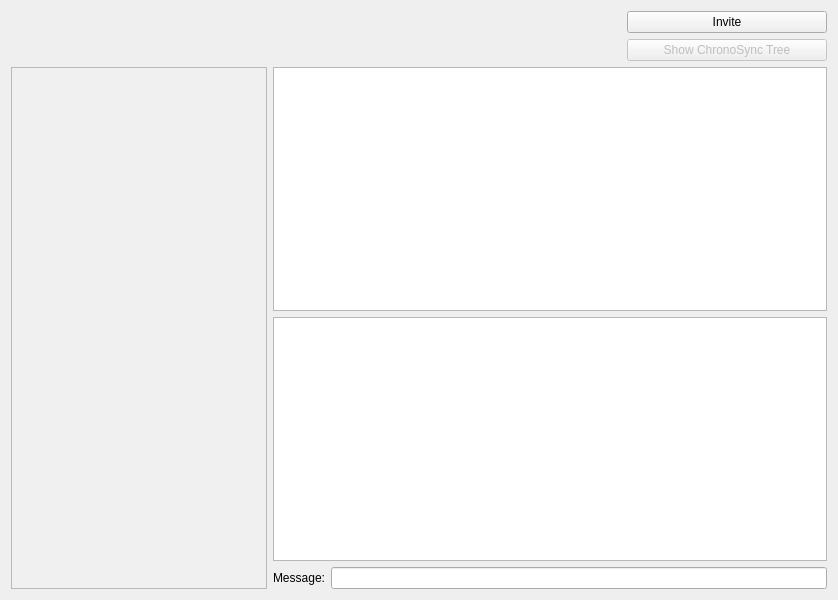
<?xml version="1.0" encoding="UTF-8"?>
<ui version="4.0">
 <class>ChatDialog</class>
 <widget class="QDialog" name="ChatDialog">
  <property name="geometry">
   <rect>
    <x>0</x>
    <y>0</y>
    <width>838</width>
    <height>600</height>
   </rect>
  </property>
  <property name="windowTitle">
   <string>ChronoChat -- Powered By ChronoSync</string>
  </property>
  <layout class="QVBoxLayout">
   <property name="spacing">
    <number>6</number>
   </property>
   <item>
    <layout class="QHBoxLayout">
     <property name="spacing">
      <number>-1</number>
     </property>
     <item>
      <layout class="QVBoxLayout">
       <item>
        <widget class="QLabel" name="infoLabel">
         <property name="focusPolicy">
          <enum>Qt::NoFocus</enum>
         </property>
        </widget>
       </item>
       <item>
        <layout class="QHBoxLayout">
         <item>
          <widget class="QLabel" name="prefixLabel">
           <property name="focusPolicy">
            <enum>Qt::NoFocus</enum>
           </property>
          </widget>
         </item>
        </layout>
       </item>
      </layout>
     </item>
     <item>
      <spacer name="horizontalSpacer">
       <property name="orientation">
        <enum>Qt::Horizontal</enum>
       </property>
       <property name="sizeHint" stdset="0">
        <size>
         <width>40</width>
         <height>20</height>
        </size>
       </property>
      </spacer>
     </item>
     <item>
      <layout class="QVBoxLayout">
       <property name="sizeConstraint">
        <enum>QLayout::SetFixedSize</enum>
       </property>
       <item>
        <widget class="QPushButton" name="inviteButton">
         <property name="text">
          <string>Invite</string>
         </property>
         <property name="autoDefault">
          <bool>false</bool>
         </property>
        </widget>
       </item>
       <item>
        <widget class="QPushButton" name="treeButton">
         <property name="enabled">
          <bool>false</bool>
         </property>
         <property name="sizePolicy">
          <sizepolicy hsizetype="Maximum" vsizetype="Fixed">
           <horstretch>0</horstretch>
           <verstretch>0</verstretch>
          </sizepolicy>
         </property>
         <property name="minimumSize">
          <size>
           <width>200</width>
           <height>0</height>
          </size>
         </property>
         <property name="maximumSize">
          <size>
           <width>200</width>
           <height>16777215</height>
          </size>
         </property>
         <property name="focusPolicy">
          <enum>Qt::NoFocus</enum>
         </property>
         <property name="text">
          <string>Show ChronoSync Tree</string>
         </property>
        </widget>
       </item>
      </layout>
     </item>
    </layout>
   </item>
   <item>
    <layout class="QHBoxLayout">
     <item>
      <widget class="QListView" name="listView">
       <property name="sizePolicy">
        <sizepolicy hsizetype="Fixed" vsizetype="Expanding">
         <horstretch>0</horstretch>
         <verstretch>0</verstretch>
        </sizepolicy>
       </property>
       <property name="font">
        <font>
         <pointsize>14</pointsize>
         <weight>75</weight>
         <bold>true</bold>
        </font>
       </property>
       <property name="focusPolicy">
        <enum>Qt::NoFocus</enum>
       </property>
       <property name="styleSheet">
        <string notr="true">color: darkGreen;
background: #F0F0F0;</string>
       </property>
       <property name="editTriggers">
        <set>QAbstractItemView::NoEditTriggers</set>
       </property>
       <property name="showDropIndicator" stdset="0">
        <bool>false</bool>
       </property>
       <property name="selectionMode">
        <enum>QAbstractItemView::NoSelection</enum>
       </property>
      </widget>
     </item>
     <item>
      <layout class="QVBoxLayout">
       <item>
        <widget class="QGraphicsView" name="treeViewer">
         <property name="focusPolicy">
          <enum>Qt::NoFocus</enum>
         </property>
        </widget>
       </item>
       <item>
        <widget class="QTextEdit" name="textEdit">
         <property name="focusPolicy">
          <enum>Qt::NoFocus</enum>
         </property>
         <property name="readOnly">
          <bool>true</bool>
         </property>
        </widget>
       </item>
       <item>
        <layout class="QHBoxLayout">
         <item>
          <widget class="QLabel" name="label">
           <property name="text">
            <string>Message:</string>
           </property>
          </widget>
         </item>
         <item>
          <widget class="QLineEdit" name="lineEdit"/>
         </item>
        </layout>
       </item>
      </layout>
     </item>
    </layout>
   </item>
  </layout>
 </widget>
 <resources/>
 <connections/>
</ui>
